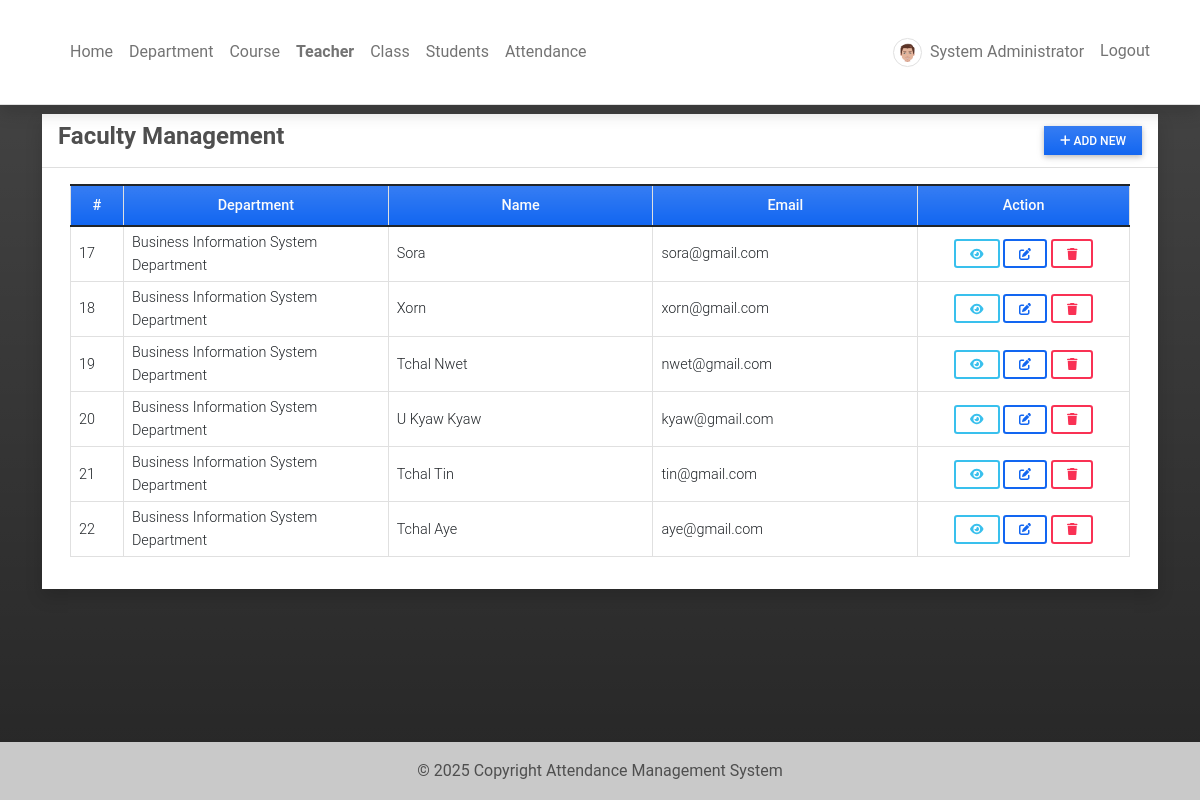
The page /faculty (signed in) on the database as committed earlier.
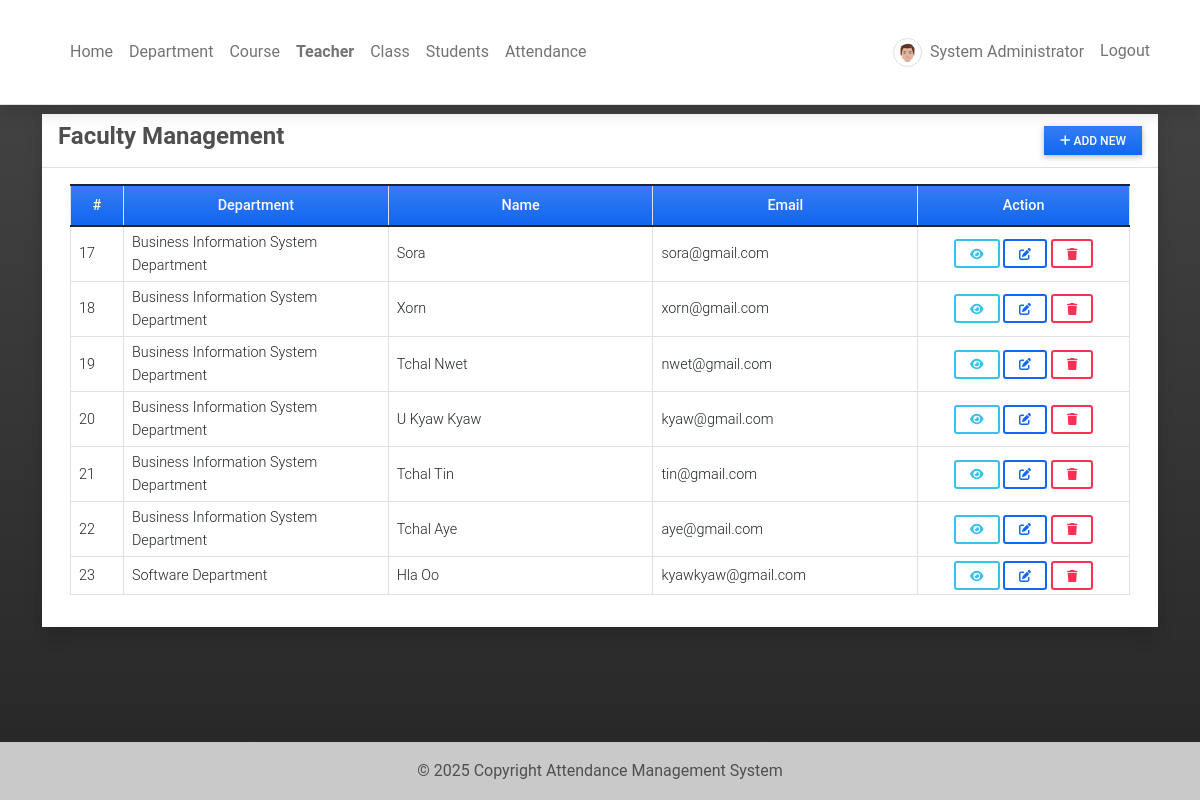
The same page on the database as committed later.
### attendance/models.py (models this page shows, shortened)
class UserProfile(models.Model):
    user = models.OneToOneField(User, on_delete=models.CASCADE,related_name='profile')
    contact = models.CharField(max_length=250)
    dob = models.DateField(blank=True, null = True)
    address = models.TextField(blank=True, null = True)
    avatar = models.ImageField(blank=True, null = True, upload_to= 'images/')
    user_type = models.IntegerField(default = 2)
    gender = models.CharField(max_length=100, choices=[('Male','Male'),('Female','Female')], blank=True, null= True)
    department = models.ForeignKey(Department, on_delete=models.CASCADE, blank= True, null = True)

class Department(models.Model):
    name = models.CharField(max_length=250)
    description = models.TextField(blank=True, null=True)
    status = models.IntegerField(default = 1)
    date_added = models.DateTimeField(default=timezone.now)
    date_updated = models.DateTimeField(auto_now=True)
    def __str__(self):
        return self.name

### attendance/views.py (the view)
# urls.py: path('faculty',views.faculty,name='faculty-page'),
@login_required
def faculty(request):
    user = UserProfile.objects.filter(user_type = 2).all()
    context['page_title'] = "Faculty Management"
    context['faculties'] = user
    return render(request, 'faculty_mgt.html',context)

### attendance/templates/faculty_mgt.html (shortened to what this page needs)
{% extends 'base.html' %} {% block pageContent %}
<div class="col-lg-12 col-md-12 col-sm-12 col-xs-12">
    <div class="card card-default rounded-0 shadow ">
        <div class="card-header">
            <div class="d-flex w-100 align-items-center justify-content-between">
                <h4 class="card-title fw-bold">Faculty Management</h4>
                <div class="tools">
                    <button type="button" class="btn btn-primary rounded-0 bg-gradient btn-sm" id='add_new'><i class="fa fa-plus"></i> Add New</button>
                </div>
            </div>
        </div>
        <div class="card-body">
            <div class="container-fluid">
                <table class="table table-bordered" id="faculty-list">
                    <colgroup>
                        <col width="5%">
                        <col width="25%">
                        <col width="25%">
                        <col width="25%">
                        <col width="20%">
                    </colgroup>
                    <thead>
                        <tr class="bg-gradient bg-primary bg-opacity-50 text-light">
                            <th class="px-2 py-2 text-center">#</th>
                            <th class="px-2 py-2 text-center">Department</th>
                            <th class="px-2 py-2 text-center">Name</th>
                            <th class="px-2 py-2 text-center">Email</th>
                            <th class="px-2 py-2 text-center">Action</th>
                        </tr>
                    </thead>
                    <tbody>
                        {% for faculty in faculties %}
                        <tr>
                            <td class="px-2 py-1 align-middle">{{ faculty.id }}</td>
                            <td class="px-2 py-1 align-middle">{{ faculty.department }}</td>
                            <td class="px-2 py-1 align-middle">{{ faculty.user.first_name }} {{ faculty.user.last_name }}</td>
                            <td class="px-2 py-1 align-middle">{{ faculty.user.email }}</td>
                            <td class="px-2 py-1 align-middle text-center">
                                <a class="btn btn-outline-info btn-sm view-data" href="javascript:void(0)" data-url="{% url 'view-faculty-modal' faculty.pk %}" title="View Details">
                                    <i class="fa fa-eye"></i>
                                </a>
                                <a class="btn btn-outline-primary btn-sm edit-data" href="javascript:void(0)" data-id="{{ faculty.user.pk }}" title="Edit">
                                    <i class="fa fa-edit"></i>
                                </a>
                                <button class="btn btn-outline-danger btn-sm delete-data" type="button" data-id="{{ faculty.user.pk }}" title="Delete">
                                    <i class="fa fa-trash"></i>
                                </button>
                            </td>
                        </tr>
                        {% endfor %}
                    </tbody>
                </table>
            </div>
        </div>
    </div>
</div>
{% endblock pageContent %}

Rows that differ between the two databases and show on the page:
added UserProfile: id "23", department "Software Department", user.first_name "Hla Oo", user.email "kyawkyaw@gmail.com"
